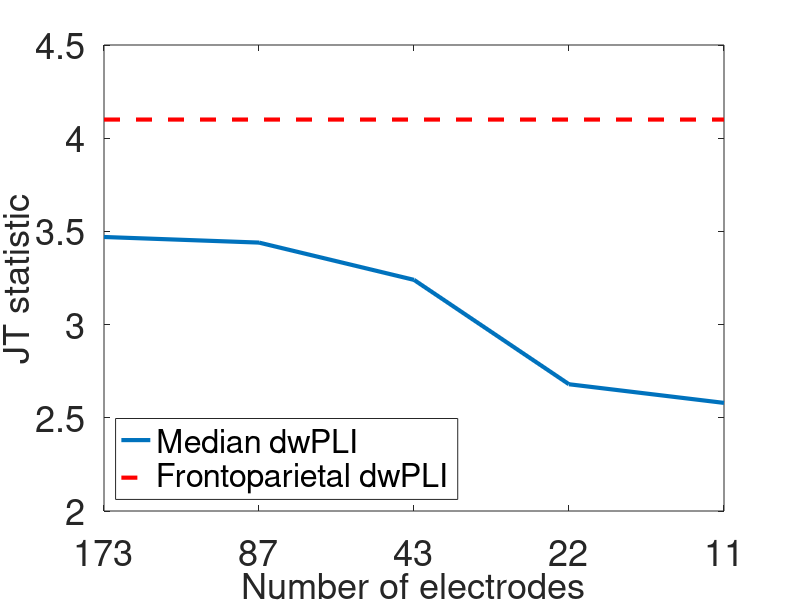

This figure's MATLAB source: (Note: this script raises an error after producing the figure.)
function plotjtvselec

% plotdata(:,1) = [
% .8184
% .8159
% .8235
% .7596
% .7877
% ];

jtdata(:,1) = [
3.47
3.44
3.24
2.68
2.58
4.1
];

numchan = 173;

xticks = {
    num2str(round(numchan));
    num2str(round(numchan/2));
    num2str(round(numchan/4));
    num2str(round(numchan/8));
    num2str(round(numchan/16));
    };

fontname = 'Helvetica';
fontsize = 26;

figure('Color','white');
hold all

plot(1:5,jtdata(1:5),'LineWidth',3);
line(xlim,[jtdata(6) jtdata(6)],'LineWidth',3,'Color','red','LineStyle','--');
set(gca,'FontName',fontname,'FontSize',fontsize,'XTickLabel',xticks);
xlabel('Number of electrodes','FontName',fontname,'FontSize',fontsize);
ylabel('JT statistic','FontName',fontname,'FontSize',fontsize);
box on
legend('Median dwPLI','Frontoparietal dwPLI','Location','SouthWest');
export_fig('figures/plotjtvselec.tiff','-d300');
close(gcf);